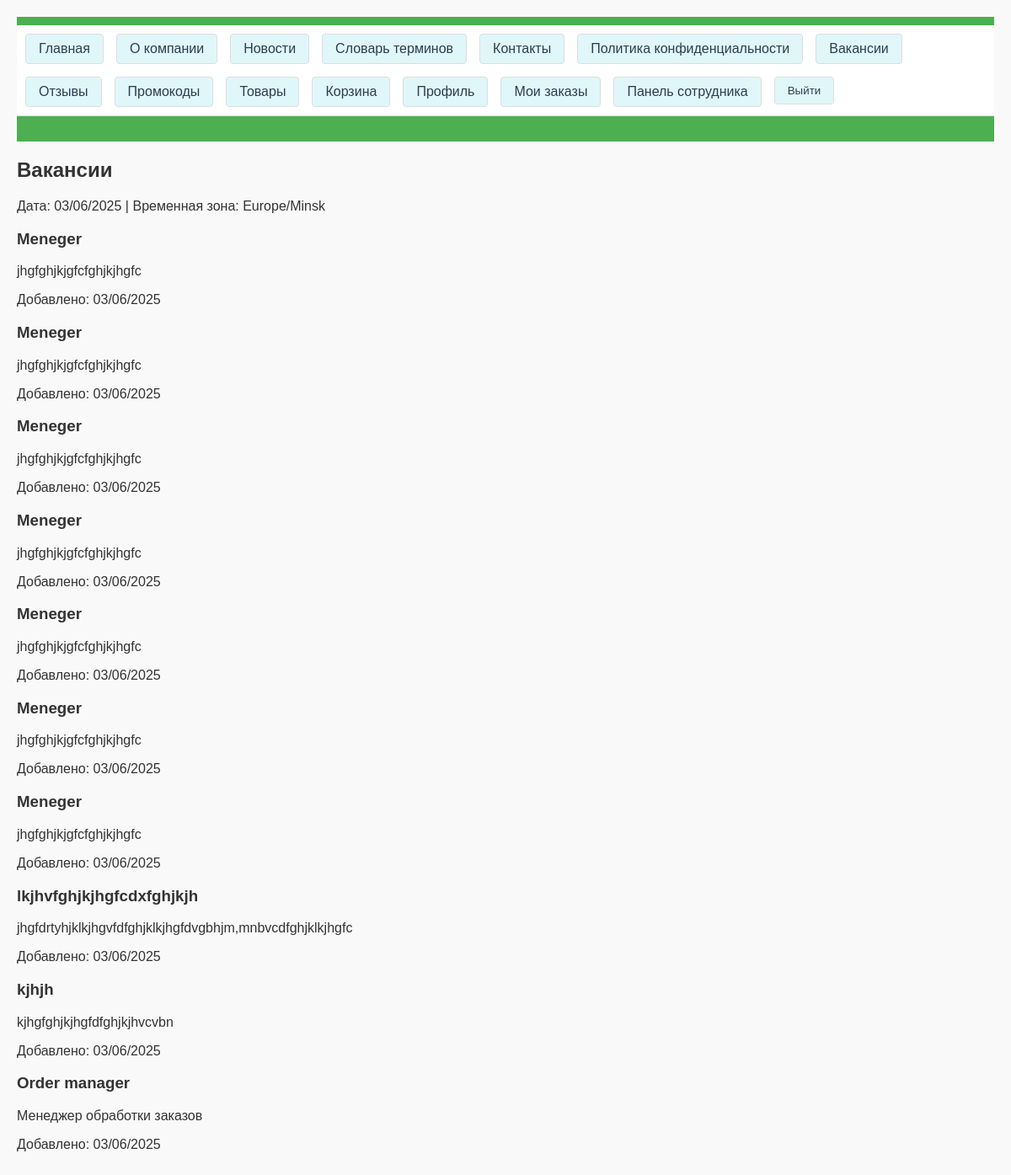
The app's page /vacancies/ (signed in) with its own data.
### delivery_app/models.py (models this page shows, shortened)
class Vacancy(models.Model):
    title = models.CharField(max_length=100)
    description = models.TextField()
    created_date = models.DateTimeField(auto_now_add=True)

### delivery_app/views.py (the view)
# urls.py: path('vacancies/', views.vacancies, name='vacancies'),
def vacancies(request):
    vacancies = Vacancy.objects.order_by('-created_date')
    context = {
        'vacancies': vacancies,
        'current_date': timezone.now().strftime('%d/%m/%Y'),
        'timezone': 'Europe/Minsk',
    }
    return render(request, 'delivery_app/vacancies.html', context)

### delivery_app/templates/delivery_app/vacancies.html (shortened to what this page needs)
{% extends "delivery_app/base.html" %}
{% block content %}
<h2>Вакансии</h2>
<p>Дата: {{ current_date }} | Временная зона: {{ timezone }}</p>
{% for vacancy in vacancies %}
    <h3>{{ vacancy.title }}</h3>
    <p>{{ vacancy.description }}</p>
    <p>Добавлено: {{ vacancy.created_date|date:'d/m/Y' }}</p>
{% empty %}
    <p>Вакансий пока нет.</p>
{% endfor %}
{% endblock %}

### delivery_app/static/delivery_app/css/style.css (style rules this page uses)
body { font-family: Arial, sans-serif; margin: 0; padding: 20px; background-color: #f9f9f9; color: #333 !important; background-image: none !important; }

### records on screen
Vacancy: title "Meneger", description "jhgfghjkjgfcfghjkjhgfc", created_date "03/06/2025"
Vacancy: title "Meneger", description "jhgfghjkjgfcfghjkjhgfc", created_date "03/06/2025"
Vacancy: title "Meneger", description "jhgfghjkjgfcfghjkjhgfc", created_date "03/06/2025"
Vacancy: title "Meneger", description "jhgfghjkjgfcfghjkjhgfc", created_date "03/06/2025"
Vacancy: title "Meneger", description "jhgfghjkjgfcfghjkjhgfc", created_date "03/06/2025"
Vacancy: title "Meneger", description "jhgfghjkjgfcfghjkjhgfc", created_date "03/06/2025"
Vacancy: title "Meneger", description "jhgfghjkjgfcfghjkjhgfc", created_date "03/06/2025"
Vacancy: title "lkjhvfghjkjhgfcdxfghjkjh", description "jhgfdrtyhjklkjhgvfdfghjklkjhgfdvgbhjm,mnbvcdfghjklkjhgfc", created_date "03/06/2025"
Vacancy: title "kjhjh", description "kjhgfghjkjhgfdfghjkjhvcvbn", created_date "03/06/2025"
Vacancy: title "Order manager", description "Менеджер обработки заказов", created_date "03/06/2025"

### other values on screen
{{ timezone }} "Europe/Minsk"
